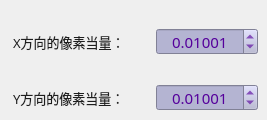
        <widget class="QWidget" name="page">
         <widget class="QDoubleSpinBox" name="spinPixelX">
          <property name="geometry">
           <rect>
            <x>156</x>
            <y>28</y>
            <width>102</width>
            <height>27</height>
           </rect>
          </property>
          <property name="sizePolicy">
           <sizepolicy hsizetype="Fixed" vsizetype="Fixed">
            <horstretch>0</horstretch>
            <verstretch>0</verstretch>
           </sizepolicy>
          </property>
          <property name="minimumSize">
           <size>
            <width>96</width>
            <height>25</height>
           </size>
          </property>
          <property name="font">
           <font>
            <family>微软雅黑</family>
            <pointsize>11</pointsize>
           </font>
          </property>
          <property name="styleSheet">
           <string notr="true">QWidget{color: rgb(85, 0, 155);background-color: rgb(180, 180, 210);}
QDoubleSpinBox::up-button{
    border:transparent;
}
QDoubleSpinBox::down-button{
    border:transparent;
}
QDoubleSpinBox::up-arrow{
    image:url(:/resource/up.png);
}
QDoubleSpinBox::down-arrow{
    image:url(:/resource/down.png);
}</string>
          </property>
          <property name="alignment">
           <set>Qt::AlignCenter</set>
          </property>
          <property name="decimals">
           <number>5</number>
          </property>
          <property name="minimum">
           <double>0.000010000000000</double>
          </property>
          <property name="maximum">
           <double>1.000000000000000</double>
          </property>
          <property name="singleStep">
           <double>0.010000000000000</double>
          </property>
          <property name="value">
           <double>0.010010000000000</double>
          </property>
         </widget>
         <widget class="QLabel" name="label_12">
          <property name="geometry">
           <rect>
            <x>13</x>
            <y>88</y>
            <width>145</width>
            <height>19</height>
           </rect>
          </property>
          <property name="font">
           <font>
            <family>微软雅黑</family>
            <pointsize>10</pointsize>
            <weight>50</weight>
            <bold>false</bold>
           </font>
          </property>
          <property name="styleSheet">
           <string notr="true">color: rgb(30, 30, 30);
background-color: rgba(0, 0, 0, 0);</string>
          </property>
          <property name="text">
           <string>Y方向的像素当量：</string>
          </property>
         </widget>
         <widget class="QLabel" name="label_9">
          <property name="geometry">
           <rect>
            <x>13</x>
            <y>32</y>
            <width>145</width>
            <height>19</height>
           </rect>
          </property>
          <property name="font">
           <font>
            <family>微软雅黑</family>
            <pointsize>10</pointsize>
            <weight>50</weight>
            <bold>false</bold>
           </font>
          </property>
          <property name="styleSheet">
           <string notr="true">color: rgb(30, 30, 30);
background-color: rgba(0, 0, 0, 0);</string>
          </property>
          <property name="text">
           <string>X方向的像素当量：</string>
          </property>
         </widget>
         <widget class="QDoubleSpinBox" name="spinPixelY">
          <property name="geometry">
           <rect>
            <x>156</x>
            <y>84</y>
            <width>102</width>
            <height>27</height>
           </rect>
          </property>
          <property name="sizePolicy">
           <sizepolicy hsizetype="Fixed" vsizetype="Fixed">
            <horstretch>0</horstretch>
            <verstretch>0</verstretch>
           </sizepolicy>
          </property>
          <property name="minimumSize">
           <size>
            <width>96</width>
            <height>25</height>
           </size>
          </property>
          <property name="font">
           <font>
            <family>微软雅黑</family>
            <pointsize>11</pointsize>
           </font>
          </property>
          <property name="styleSheet">
           <string notr="true">QWidget{color: rgb(85, 0, 155);background-color: rgb(180, 180, 210);}
QDoubleSpinBox::up-button{
    border:transparent;
}
QDoubleSpinBox::down-button{
    border:transparent;
}
QDoubleSpinBox::up-arrow{
    image:url(:/resource/up.png);
}
QDoubleSpinBox::down-arrow{
    image:url(:/resource/down.png);
}</string>
          </property>
          <property name="alignment">
           <set>Qt::AlignCenter</set>
          </property>
          <property name="decimals">
           <number>5</number>
          </property>
          <property name="minimum">
           <double>0.000010000000000</double>
          </property>
          <property name="maximum">
           <double>1.000000000000000</double>
          </property>
          <property name="singleStep">
           <double>0.010000000000000</double>
          </property>
          <property name="value">
           <double>0.010010000000000</double>
          </property>
         </widget>
        </widget>
